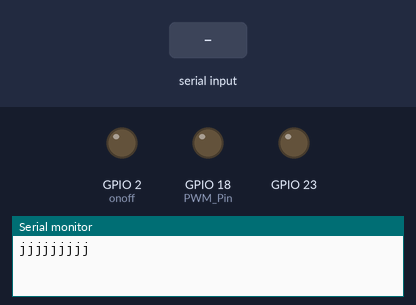
Recording of a program running on a simulated ESP32. Shown: output pins drawn as LEDs (lit = HIGH), the last lines printed to the serial monitor. The test bench sets the inputs (shaded band). Random numbers use the default seed unless the program sets one; nothing arrives over Bluetooth unless stated.

Above: at 1.2 s.
1.3 s: "E" received over the second serial link
At 2.07 s:
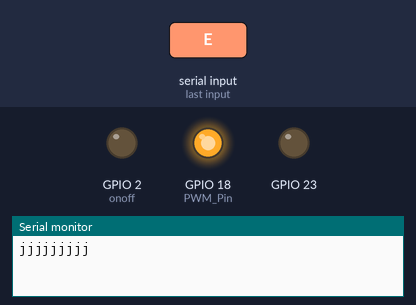
At 2.64 s:
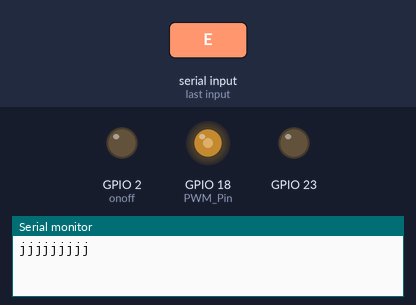
4.3 s: "A" received over the second serial link
7.3 s: "B" received over the second serial link
At 11.75 s:
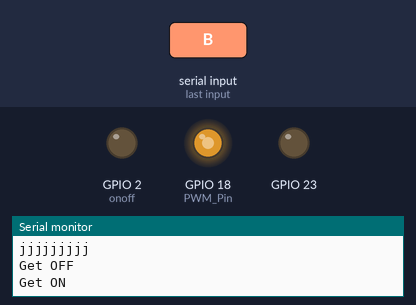
Timing chart, 0 to 19.3 s (numbered marks = the images above; inputs shaded):
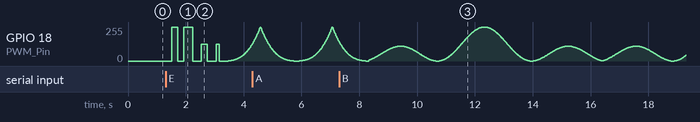

Measured:
- after the input at 1.3 s, GPIO 18 (PWM_Pin): 0/255 → 255/255 after 0.22 s, → 0/255 0.20 s later, → 255/255 0.20 s later, → 0/255 0.31 s later, … (66 changes in this stretch)

The program:

main.cpp
```cpp
#include <Arduino.h>
#include "BluetoothSerial.h" //引入蓝牙函数库
#if !defined(CONFIG_BT_ENABLED) || !defined(CONFIG_BLUEDROID_ENABLED)
#error Bluetooth is not enabled! Please run `make menuconfig` to and enable it
#endif // 判断蓝牙是否启用
int led_pwm = 0;
const int onoff = 2;
const int PWM_Pin = 18;

const int channel_PWM = 1;
const int freq_PWM = 2000;
const int resolution_PWM = 10;

BluetoothSerial SerialBT; // 定义一个自拟的蓝牙串口通信名称
static double ii = 0.01;
static int iii = 0;
int mode = 0;        //用于初始化进入随机光效模式
int mode_select = 0;    //光效模式选择变量
// int breathe(int kk);

/**********************灯效数学描述函数****************************/

int light_2(double a){        //灯效2数学函数
  double res = a*a*a+3*a*a+2*a+1;
  double max = 10*10*10+3*10*10+2*10+1;
  res = res/max;
  res = 1023*res;
  return res;
}

int light_3(double a){        //灯效3数学函数
  double aa = 5*3.14*a/10;
  double r = (sin(aa)+1)/2;
  double rr = (-(a-5)*(a-5)+25)*r;
  double rrr = rr/25;
  rrr = 1023*rrr;
  return rrr;

}


/*************************灯效函数**************************************/

/******************************呼吸灯breathe模式*************************************/
void breath_mode(int channel_PWM, double &ii, int &iii){
      /*光效1 前后周期判定*/
      if (ii > 3.14)      //灯效1阈值为3.14        2.3为10
      {
        ii = 3.1;        //半周期阈值
        iii++;             //半周期计数，每过一个半周期自加，指示当前是前半周期还是后半周期。
      }
      else if (ii <= 1.0)
      {
        ii = 1.25;
        iii++;
        delay(10);
        SerialBT.print(" from 1 mode changed");
        mode_select = (int)random(1,5);
        SerialBT.print(mode_select);
      }
      if (iii % 2 == 0)
      {
        double kk = sin(ii);
        int mm = (int)(kk*1023);
        ledcWrite(channel_PWM, mm);
        delay(25);
        ii += 0.01;
        SerialBT.print("breathing now");
        SerialBT.println(ii);
      }
      else if (iii % 2 == 1)
      {
        double kk = sin(ii);
        int mm = (int)(kk*1023);
        ledcWrite(channel_PWM, mm);
        delay(25);
        ii -= 0.01;
        SerialBT.print("breathing now");
        SerialBT.println(ii);
      }


}

/******************************多项式灯效模式*************************************/

void polynomial_mode(int channel_PWM, double &ii, int &iii){
      if (ii > 10)      //其他光效的前、后半周期的判定语句   由于使用大循环来实现光效，故需额外判定当前位置。
      {
        ii = 10;
        iii++;
      }
      else if (ii <= 0)
      {
        ii = 0;
        iii++;
        delay(10);
              SerialBT.print("mode changed");
        mode_select = (int)random(1,5);
      }
      if (iii%2==0){
        ledcWrite(channel_PWM, light_2(ii));
        delay(10);
        ii += 0.1;
        SerialBT.print("polynomial now");
        SerialBT.println(ii);


      }else if(iii%2==1){
        ledcWrite(channel_PWM, light_2(ii));
        delay(10);
        ii -= 0.1;
        SerialBT.print("polynomial now");
        SerialBT.println(ii);
      }

}
/******************************信号两暗（相对）夹一亮模式*************************************/

void signal_mode(int channel_PWM, double &ii, int &iii){
      if (ii > 10)      //其他光效的前、后半周期的判定语句   由于使用大循环来实现光效，故需额外判定当前位置。
      {
        ii = 10;
        iii++;
      }
      else if (ii <= 0)
      {
        ii = 0;
        iii++;
        delay(10);
              SerialBT.print("mode changed");
        mode_select = (int)random(1,5);
      }
        if (iii%2==0){
          ledcWrite(channel_PWM, light_3(ii));
          delay(10);
          ii += 0.015;
          SerialBT.print("signal now");
          SerialBT.println(ii);


        }else if(iii%2==1){
          ledcWrite(channel_PWM, light_3(ii));
          delay(10);
          ii -= 0.015;
          SerialBT.print("signal now");
          SerialBT.println(ii);
        }

}

/******************************rock摇滚两闪亮加两闪暗（相对）模式*************************************/

void rock_mode(int channel_PWM, double &ii, int &iii){
      if (ii > 10)      //其他光效的前、后半周期的判定语句   由于使用大循环来实现光效，故需额外判定当前位置。
      {
        ii = 10;
        iii++;
      }
      else if (ii <= 0)
      {
        ii = 0;
        iii++;
        delay(10);
              SerialBT.print("mode changed");
        mode_select = (int)random(1,5);
      }
      if(iii%2==0){
        if(2<ii && ii<4){
          ledcWrite(channel_PWM, 1023);
        }else if (6<ii&&ii<9){
          ledcWrite(channel_PWM, 1023);
        }else{
          ledcWrite(channel_PWM, 0);
        }
        ii+=1;
        delay(100);
        SerialBT.print("rock now");
        SerialBT.println(ii);

      }else if(iii%2==1){
        if(2<ii && ii<4){
          ledcWrite(channel_PWM, 511);
        }else if (6<ii&&ii<9){
          ledcWrite(channel_PWM, 511);
        }else{
          ledcWrite(channel_PWM, 0);
        }
        ii-=1;
        delay(100);
        SerialBT.print("rock now");
        SerialBT.println(ii);
      }

}


/************************************************************************/
void setup()
{
  Serial.begin(115200);

  pinMode(onoff, OUTPUT);
  pinMode(23, OUTPUT);

  digitalWrite(onoff, LOW);
  SerialBT.begin("ESP蓝牙UV"); // 启动蓝牙串口并设置蓝牙的名称
  Serial.println("jjjjjjjjj");

  ledcSetup(channel_PWM, freq_PWM, resolution_PWM); // 设置舵机通道
  ledcAttachPin(PWM_Pin, channel_PWM);              // 将 LEDC 通道绑定到指定 IO 口上以实现输出
}

void loop()
{
  static int func_b = 0;
  // int rand_select = (int)random(1,3);


  if (SerialBT.available()) // 判断蓝牙串口是否收到数据
  {
    char res = SerialBT.read(); // 将收到的数据读取出来，下面分别处理
    if (res == 'A')
    {
      // digitalWrite(onoff, LOW);
      // SerialBT.write(onoff);
      ledcWrite(channel_PWM, 0);
      SerialBT.print("已打开  LOW");
      Serial.println("Get OFF");
    }
    else if (res == 'B')
    {
      // digitalWrite(onoff, HIGH);
      ledcWrite(channel_PWM, 10);
      SerialBT.print("已关闭  HIGH");
      Serial.println("Get ON");
    }
    else if (res == 'G')
    {
      if (led_pwm < 1023 && led_pwm >= 0)
      {
        led_pwm = led_pwm + 50;
        ledcWrite(channel_PWM, map(led_pwm, 0, 1023, 0, 255));
        SerialBT.write(led_pwm);
      }
      else
      {
        led_pwm = 0;
      }
    }
    else if (res == 'K')
    {
      if (led_pwm < 1023 && led_pwm >= 0)
      {
        led_pwm = led_pwm - 50;
        ledcWrite(channel_PWM, map(led_pwm, 0, 1023, 0, 255));
        SerialBT.write(led_pwm);
      }
      else
      {
        led_pwm = 0;
      }
    }
    else if (res == 'E')
    {
      func_b = 1;      //赋值为1 进入随机光效模式
      // ledcWrite(channel_PWM,1023);
      SerialBT.print("mode start now");
    }
    else if (res == 'F')
    {
      func_b = 0;
    }
  }

  if (func_b)   //进入模式后执行if内语句
  {
      if(mode == 0){          //第一次随机选择，初始化
      mode_select = (int)random(1,5);
      mode = 1;
      SerialBT.print("已选择");
      SerialBT.println(mode_select);
      delay(10);
    }

    if(mode_select == 1){
      // 灯效1     sin breath mode  传入参数: channel_PWM, ii, iii
      breath_mode(channel_PWM, ii, iii);

    }
    else if(mode_select == 2){
    //灯效2       polynomial  mode   传入参数:    channel_PWM, ii, iii
      polynomial_mode(channel_PWM, ii, iii);

    }
    else if(mode_select == 3){
    // 灯效3    signal mode
      signal_mode(channel_PWM, ii, iii);
    }
    else if(mode_select == 4){
    // 灯效4     rock mode
      rock_mode(channel_PWM, ii, iii);
    }


  }
  delay(2);
}
```
